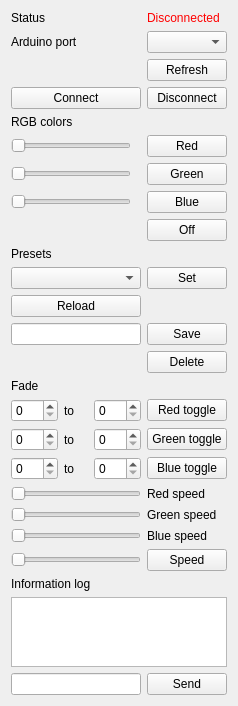
<?xml version="1.0" encoding="UTF-8"?>
<ui version="4.0">
 <class>controllerWindow</class>
 <widget class="QMainWindow" name="controllerWindow">
  <property name="windowModality">
   <enum>Qt::WindowModal</enum>
  </property>
  <property name="geometry">
   <rect>
    <x>0</x>
    <y>0</y>
    <width>238</width>
    <height>629</height>
   </rect>
  </property>
  <property name="windowTitle">
   <string>RGB Controller</string>
  </property>
  <widget class="QWidget" name="centralWidget">
   <layout class="QGridLayout" name="gridLayout_2">
    <item row="11" column="0">
     <widget class="QPushButton" name="reload_preset_button">
      <property name="text">
       <string>Reload</string>
      </property>
     </widget>
    </item>
    <item row="8" column="1">
     <widget class="QPushButton" name="off_button">
      <property name="text">
       <string>Off</string>
      </property>
     </widget>
    </item>
    <item row="13" column="1">
     <widget class="QPushButton" name="preset_delete_button">
      <property name="text">
       <string>Delete</string>
      </property>
     </widget>
    </item>
    <item row="9" column="0">
     <widget class="QLabel" name="presets_label">
      <property name="text">
       <string>Presets</string>
      </property>
     </widget>
    </item>
    <item row="3" column="1">
     <widget class="QPushButton" name="disconnect_button">
      <property name="text">
       <string>Disconnect</string>
      </property>
     </widget>
    </item>
    <item row="1" column="1">
     <widget class="QComboBox" name="arduino_port_dropdown"/>
    </item>
    <item row="0" column="1">
     <widget class="QLabel" name="arduino_status_label">
      <property name="text">
       <string>&lt;font color = red&gt;Disconnected&lt;/font&gt;</string>
      </property>
     </widget>
    </item>
    <item row="7" column="0">
     <widget class="QSlider" name="b_slider">
      <property name="minimumSize">
       <size>
        <width>120</width>
        <height>0</height>
       </size>
      </property>
      <property name="maximumSize">
       <size>
        <width>120</width>
        <height>16777215</height>
       </size>
      </property>
      <property name="maximum">
       <number>255</number>
      </property>
      <property name="orientation">
       <enum>Qt::Horizontal</enum>
      </property>
     </widget>
    </item>
    <item row="17" column="0">
     <widget class="QSlider" name="b_speed_slider">
      <property name="minimum">
       <number>1</number>
      </property>
      <property name="maximum">
       <number>500</number>
      </property>
      <property name="orientation">
       <enum>Qt::Horizontal</enum>
      </property>
     </widget>
    </item>
    <item row="20" column="0" colspan="2">
     <widget class="QTextEdit" name="info_log_textarea"/>
    </item>
    <item row="12" column="0">
     <widget class="QLineEdit" name="preset_name_textbox"/>
    </item>
    <item row="10" column="0">
     <widget class="QComboBox" name="presets_dropdown">
      <property name="minimumSize">
       <size>
        <width>120</width>
        <height>0</height>
       </size>
      </property>
     </widget>
    </item>
    <item row="19" column="0">
     <widget class="QLabel" name="info_log_label">
      <property name="text">
       <string>Information log</string>
      </property>
     </widget>
    </item>
    <item row="6" column="1">
     <widget class="QPushButton" name="green_button">
      <property name="text">
       <string>Green</string>
      </property>
     </widget>
    </item>
    <item row="2" column="1">
     <widget class="QPushButton" name="refresh_port_button">
      <property name="text">
       <string>Refresh</string>
      </property>
     </widget>
    </item>
    <item row="16" column="0">
     <widget class="QSlider" name="g_speed_slider">
      <property name="minimum">
       <number>1</number>
      </property>
      <property name="maximum">
       <number>500</number>
      </property>
      <property name="orientation">
       <enum>Qt::Horizontal</enum>
      </property>
     </widget>
    </item>
    <item row="4" column="0">
     <widget class="QLabel" name="rgb_label">
      <property name="text">
       <string>RGB colors</string>
      </property>
     </widget>
    </item>
    <item row="0" column="0">
     <widget class="QLabel" name="status_label">
      <property name="text">
       <string>Status</string>
      </property>
     </widget>
    </item>
    <item row="12" column="1">
     <widget class="QPushButton" name="preset_save_button">
      <property name="text">
       <string>Save</string>
      </property>
     </widget>
    </item>
    <item row="6" column="0">
     <widget class="QSlider" name="g_slider">
      <property name="minimumSize">
       <size>
        <width>120</width>
        <height>0</height>
       </size>
      </property>
      <property name="maximumSize">
       <size>
        <width>120</width>
        <height>16777215</height>
       </size>
      </property>
      <property name="maximum">
       <number>255</number>
      </property>
      <property name="orientation">
       <enum>Qt::Horizontal</enum>
      </property>
     </widget>
    </item>
    <item row="15" column="0">
     <widget class="QSlider" name="r_speed_slider">
      <property name="minimum">
       <number>1</number>
      </property>
      <property name="maximum">
       <number>500</number>
      </property>
      <property name="orientation">
       <enum>Qt::Horizontal</enum>
      </property>
     </widget>
    </item>
    <item row="16" column="1">
     <widget class="QLabel" name="g_speed_label">
      <property name="text">
       <string>Green speed</string>
      </property>
     </widget>
    </item>
    <item row="5" column="1">
     <widget class="QPushButton" name="red_button">
      <property name="text">
       <string>Red</string>
      </property>
     </widget>
    </item>
    <item row="7" column="1">
     <widget class="QPushButton" name="blue_button">
      <property name="text">
       <string>Blue</string>
      </property>
     </widget>
    </item>
    <item row="3" column="0">
     <widget class="QPushButton" name="connect_button">
      <property name="text">
       <string>Connect</string>
      </property>
     </widget>
    </item>
    <item row="15" column="1">
     <widget class="QLabel" name="r_speed_label">
      <property name="text">
       <string>Red speed</string>
      </property>
     </widget>
    </item>
    <item row="5" column="0">
     <widget class="QSlider" name="r_slider">
      <property name="minimumSize">
       <size>
        <width>120</width>
        <height>0</height>
       </size>
      </property>
      <property name="maximumSize">
       <size>
        <width>120</width>
        <height>16777215</height>
       </size>
      </property>
      <property name="maximum">
       <number>255</number>
      </property>
      <property name="orientation">
       <enum>Qt::Horizontal</enum>
      </property>
     </widget>
    </item>
    <item row="10" column="1">
     <widget class="QPushButton" name="set_preset_button">
      <property name="text">
       <string>Set</string>
      </property>
     </widget>
    </item>
    <item row="14" column="0" colspan="2">
     <layout class="QGridLayout" name="gridLayout">
      <item row="4" column="3">
       <widget class="QPushButton" name="blue_fade_button">
        <property name="text">
         <string>Blue toggle</string>
        </property>
       </widget>
      </item>
      <item row="4" column="0">
       <widget class="QSpinBox" name="bfrom">
        <property name="maximum">
         <number>255</number>
        </property>
       </widget>
      </item>
      <item row="1" column="2">
       <widget class="QSpinBox" name="rto">
        <property name="maximum">
         <number>255</number>
        </property>
       </widget>
      </item>
      <item row="3" column="0">
       <widget class="QSpinBox" name="gfrom">
        <property name="maximum">
         <number>255</number>
        </property>
       </widget>
      </item>
      <item row="1" column="1">
       <widget class="QLabel" name="r_to_label">
        <property name="text">
         <string>to</string>
        </property>
       </widget>
      </item>
      <item row="1" column="0">
       <widget class="QSpinBox" name="rfrom">
        <property name="maximum">
         <number>255</number>
        </property>
       </widget>
      </item>
      <item row="3" column="1">
       <widget class="QLabel" name="g_to_label">
        <property name="text">
         <string>to</string>
        </property>
       </widget>
      </item>
      <item row="4" column="2">
       <widget class="QSpinBox" name="bto">
        <property name="maximum">
         <number>255</number>
        </property>
       </widget>
      </item>
      <item row="3" column="2">
       <widget class="QSpinBox" name="gto">
        <property name="maximum">
         <number>255</number>
        </property>
       </widget>
      </item>
      <item row="3" column="3">
       <widget class="QPushButton" name="green_fade_button">
        <property name="text">
         <string>Green toggle</string>
        </property>
       </widget>
      </item>
      <item row="1" column="3">
       <widget class="QPushButton" name="red_fade_button">
        <property name="text">
         <string>Red toggle</string>
        </property>
       </widget>
      </item>
      <item row="4" column="1">
       <widget class="QLabel" name="_to_label">
        <property name="text">
         <string>to</string>
        </property>
       </widget>
      </item>
      <item row="0" column="0">
       <widget class="QLabel" name="fade_label">
        <property name="text">
         <string>Fade</string>
        </property>
       </widget>
      </item>
     </layout>
    </item>
    <item row="1" column="0">
     <widget class="QLabel" name="arduino_port_label">
      <property name="minimumSize">
       <size>
        <width>120</width>
        <height>0</height>
       </size>
      </property>
      <property name="text">
       <string>Arduino port</string>
      </property>
     </widget>
    </item>
    <item row="17" column="1">
     <widget class="QLabel" name="b_speed_label">
      <property name="text">
       <string>Blue speed</string>
      </property>
     </widget>
    </item>
    <item row="18" column="1">
     <widget class="QPushButton" name="speed_button">
      <property name="text">
       <string>Speed</string>
      </property>
     </widget>
    </item>
    <item row="18" column="0">
     <widget class="QSlider" name="speed_slider">
      <property name="minimum">
       <number>10</number>
      </property>
      <property name="maximum">
       <number>500</number>
      </property>
      <property name="orientation">
       <enum>Qt::Horizontal</enum>
      </property>
     </widget>
    </item>
    <item row="21" column="1">
     <widget class="QPushButton" name="serial_send_button">
      <property name="text">
       <string>Send</string>
      </property>
     </widget>
    </item>
    <item row="21" column="0">
     <widget class="QLineEdit" name="serial_input"/>
    </item>
   </layout>
  </widget>
 </widget>
 <layoutdefault spacing="6" margin="11"/>
 <resources/>
 <connections/>
</ui>
